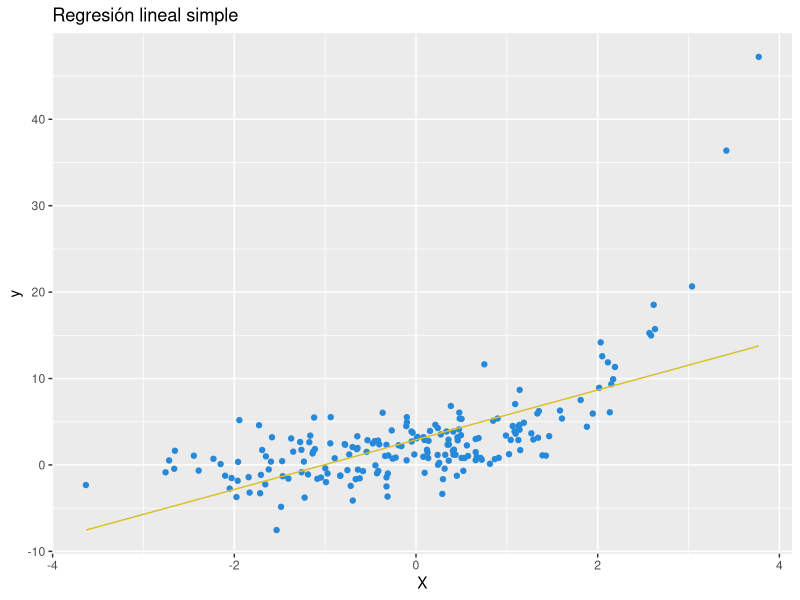
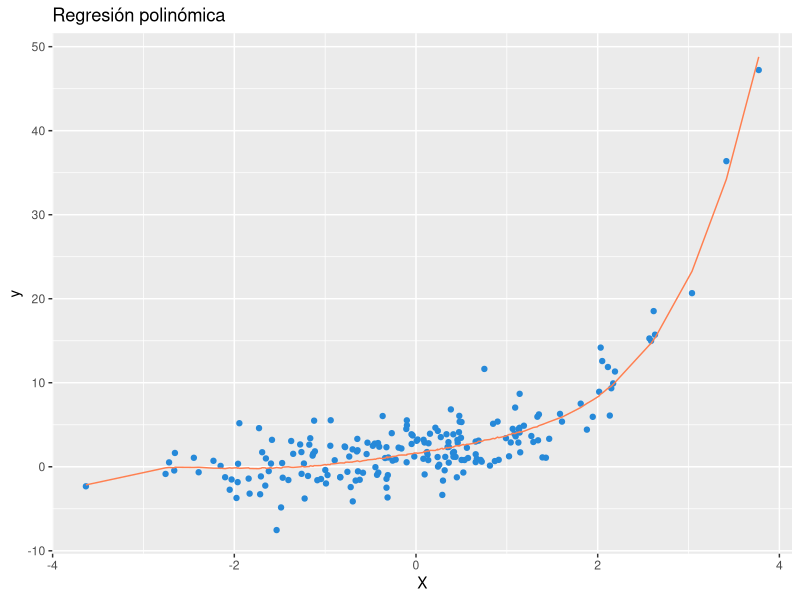

The R script that drew these images, in order:
## ---- chunk 1
# Instalamos bibliotecas
#install.packages('caTools')
#install.packages('ggplot2')
library(ggplot2)
library(caTools)
## ---- chunk 2
data = read.csv('data.csv')

# Polynomial features
data$X2 = data$X^2
data$X4 = data$X^4
data$X5 = data$X^5
## ---- chunk 3
lin_reg <- lm(formula = y ~ X, data = data)
poly_reg <- lm(formula = y ~ ., data = data)
## ---- chunk 4
ggplot() + 
  geom_point(aes(x = data$X , y = data$y ), 
             colour='#2689d9') +
  geom_line(aes(x = data$X, y = predict(lin_reg, newdata = data)), 
            colour = '#d9c026') +
  ggtitle("Regresión lineal simple") +
  xlab("X") +
  ylab("y")
## ---- chunk 5
ggplot() + 
  geom_point(aes(x = data$X , y = data$y ), 
             colour='#2689d9') +
  geom_line(aes(x = data$X, y = predict(poly_reg, newdata = data)), 
            colour = 'coral') +
  ggtitle("Regresión polinómica") +
  xlab("X") +
  ylab("y")
